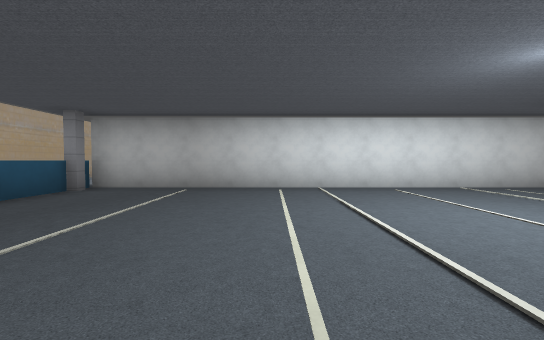
View 1 (above)

24 first-person views from a walk through a 3-D level made in the Godot game engine. The camera is 1.2 m above the floor, tilts 2° down and sees 90° across. The floor is counted in squares, 2 m on a side. Each view is taken from the middle of a square. On the plan, view 1 faces up. The plan holds only what a view shows up to about 9 squares ahead; the rest is blank. The place goes on beyond the plan.

View 2
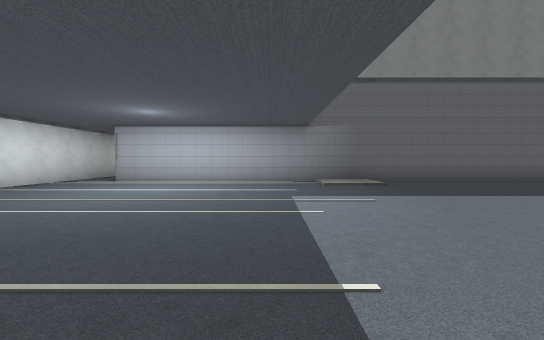

View 3
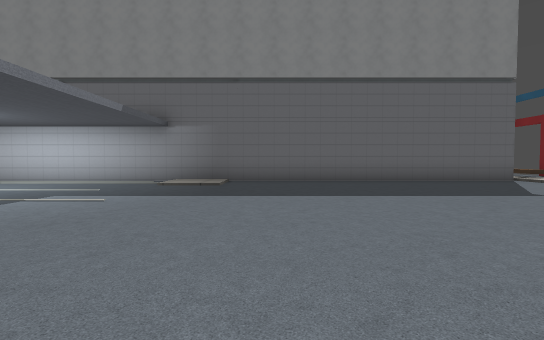

View 4
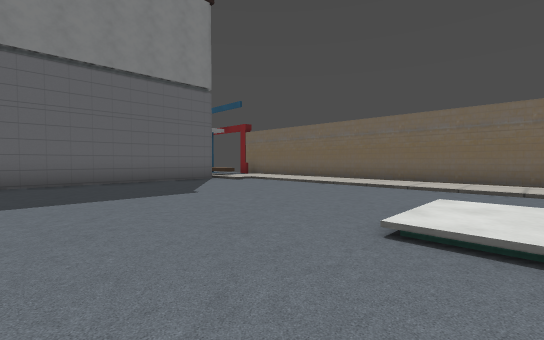

View 5
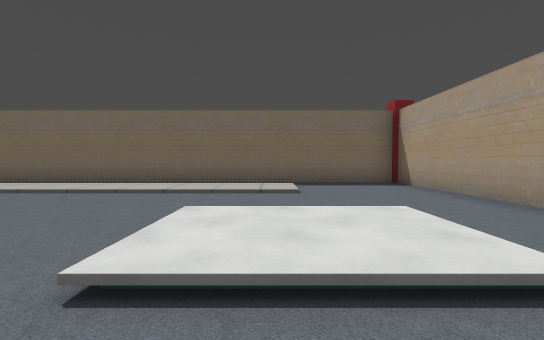

View 6
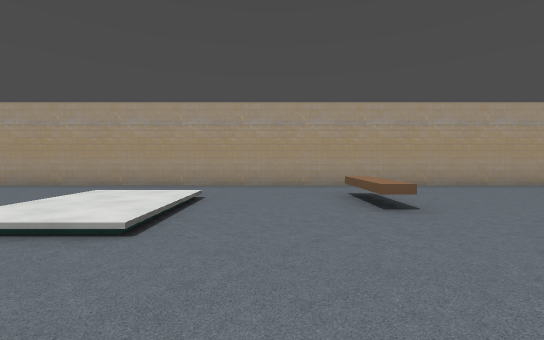

View 7
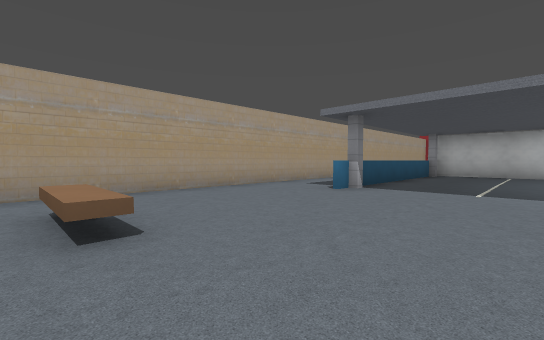

View 8
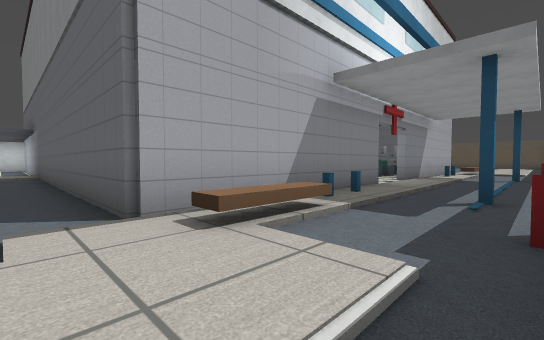

View 9
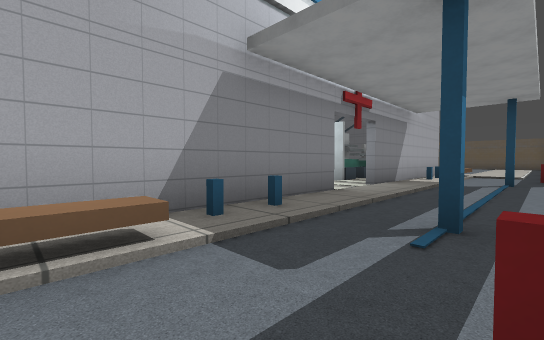

View 10
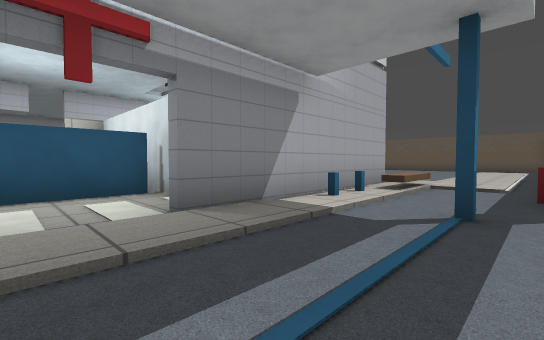

View 11
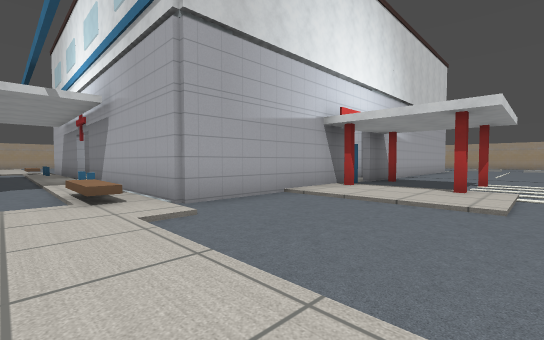

View 12
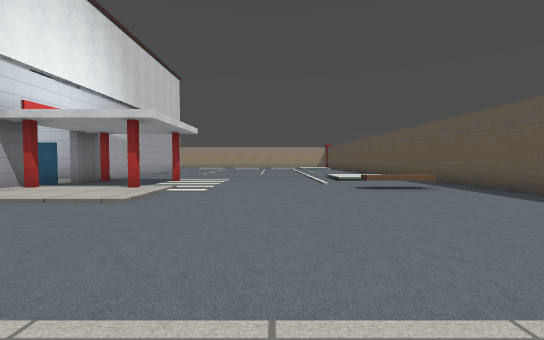

View 13
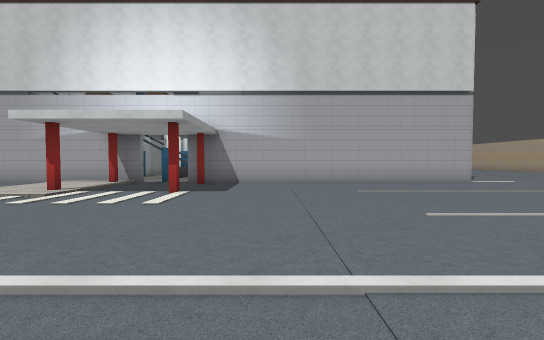

View 14
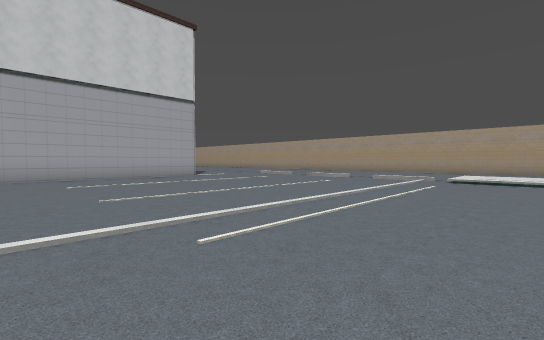

View 15
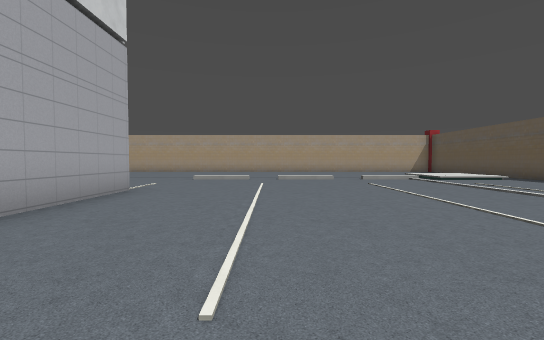

View 16
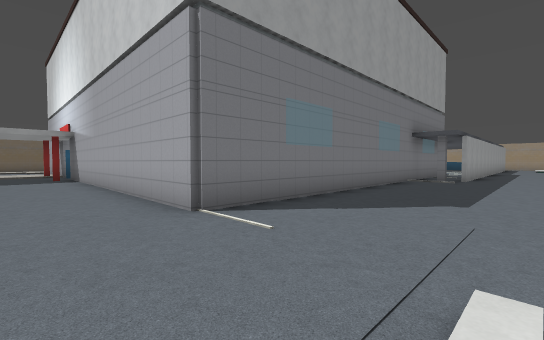

View 17
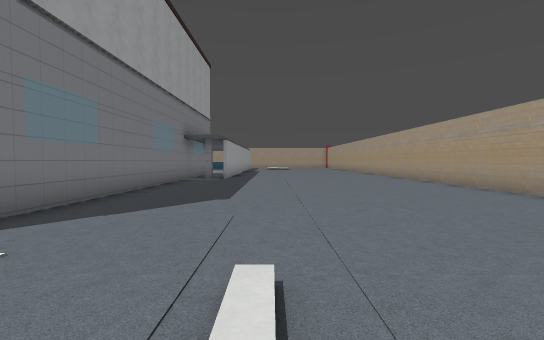

View 18
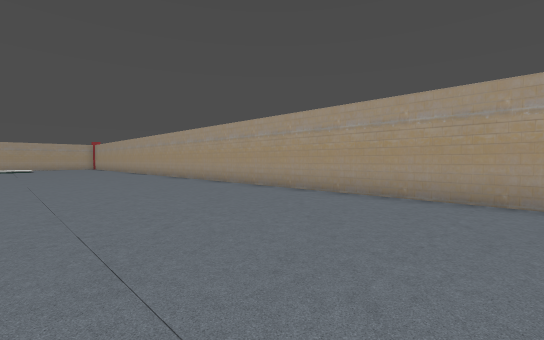

View 19
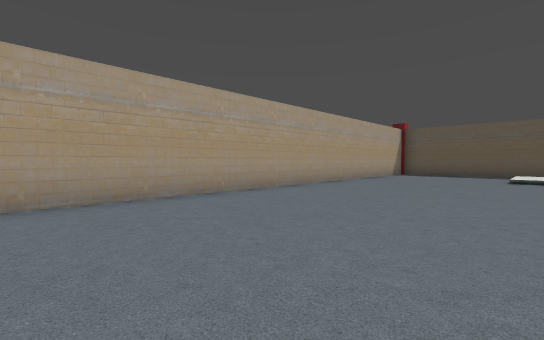

View 20
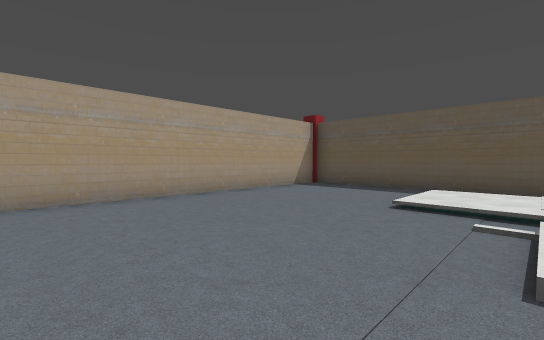

View 21
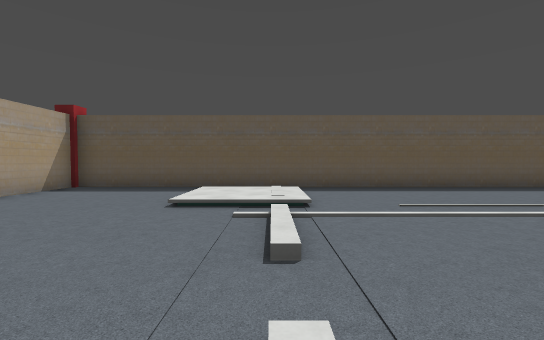

View 22
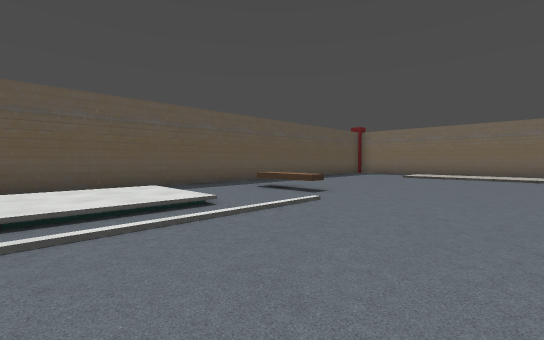

View 23
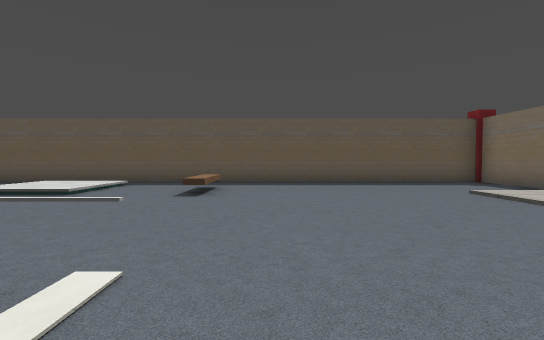

View 24
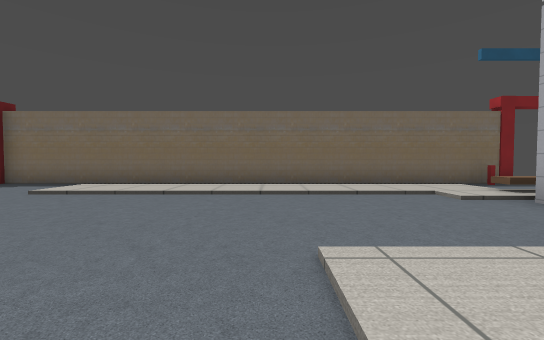

### Floor plan
Key: @ floor where view 1 was taken; # wall or solid block; . main floor; : floor 0.25 m higher than the main floor; / step, stairs or slope; = window, fence, low wall or low ledge; ^ raised ledge; P pillar.
Columns run from 7 left of view 1 to 30 right of it. Each row starts with its distance up from view 1.
 14                   ####################
 13                   ...................#
 12                  ....................#
 11                 .....................#
 10                ......................#
  9               .................../::.#
  8 #             ............////////::.#
  7 #               .....................#
  6 #  ###########   ....................#
  5    =........#     ########...........#
  4    =........#            #...........#
  3    =........#            #...........#
  2    =........#            #...........#
  1 #. =........#            #...........#
  0 #..=...@....#            #...........#
 -1 #..#........#            #.......... #
 -2 #..........:#            #......./// #
 -3 #...........#            #......./:: #
 -4 #...........#           ##P.P....///.#
 -5 #..^........#           #............#
 -6 #...........#           ##........^..#
 -7 #...........#            #P:P........#
 -8 #..///......#            #:::........#
 -9 #..::/......#     ####   #...........#
-10 #..///......#     ....   #...........#
-11 #...........######..######...........#
-12 #...///////////::::::::///////////...#
-13 #...:::::::::...#....#...:::::::::...#
-14 #...       ...#........#.......   ...#
-15 ############           ###############

Where each view was taken, in squares from view 1:
view 1: 0 up, 0 right, facing up
view 2: 0 up, 3 left, facing right
view 3: 4 down, 3 left, facing right
view 4: 6 down, 3 left, facing down-right
view 5: 7 down, 3 left, facing down
view 6: 7 down, 0 right, facing left
view 7: 6 down, 1 left, facing up-left
view 8: 14 down, 4 right, facing up-right
view 9: 14 down, 6 right, facing up-right
view 10: 14 down, 11 right, facing up-right
view 11: 13 down, 22 right, facing up-left
view 12: 13 down, 24 right, facing up
view 13: 2 down, 27 right, facing left
view 14: 1 down, 28 right, facing up-left
view 15: 1 down, 21 right, facing up
view 16: 8 up, 20 right, facing down-left
view 17: 8 up, 20 right, facing left
view 18: 8 up, 19 right, facing up-left
view 19: 9 up, 17 right, facing up-right
view 20: 8 up, 22 right, facing up-right
view 21: 8 up, 22 right, facing right
view 22: 2 down, 23 right, facing down-right
view 23: 8 down, 21 right, facing right
view 24: 7 down, 22 right, facing down
